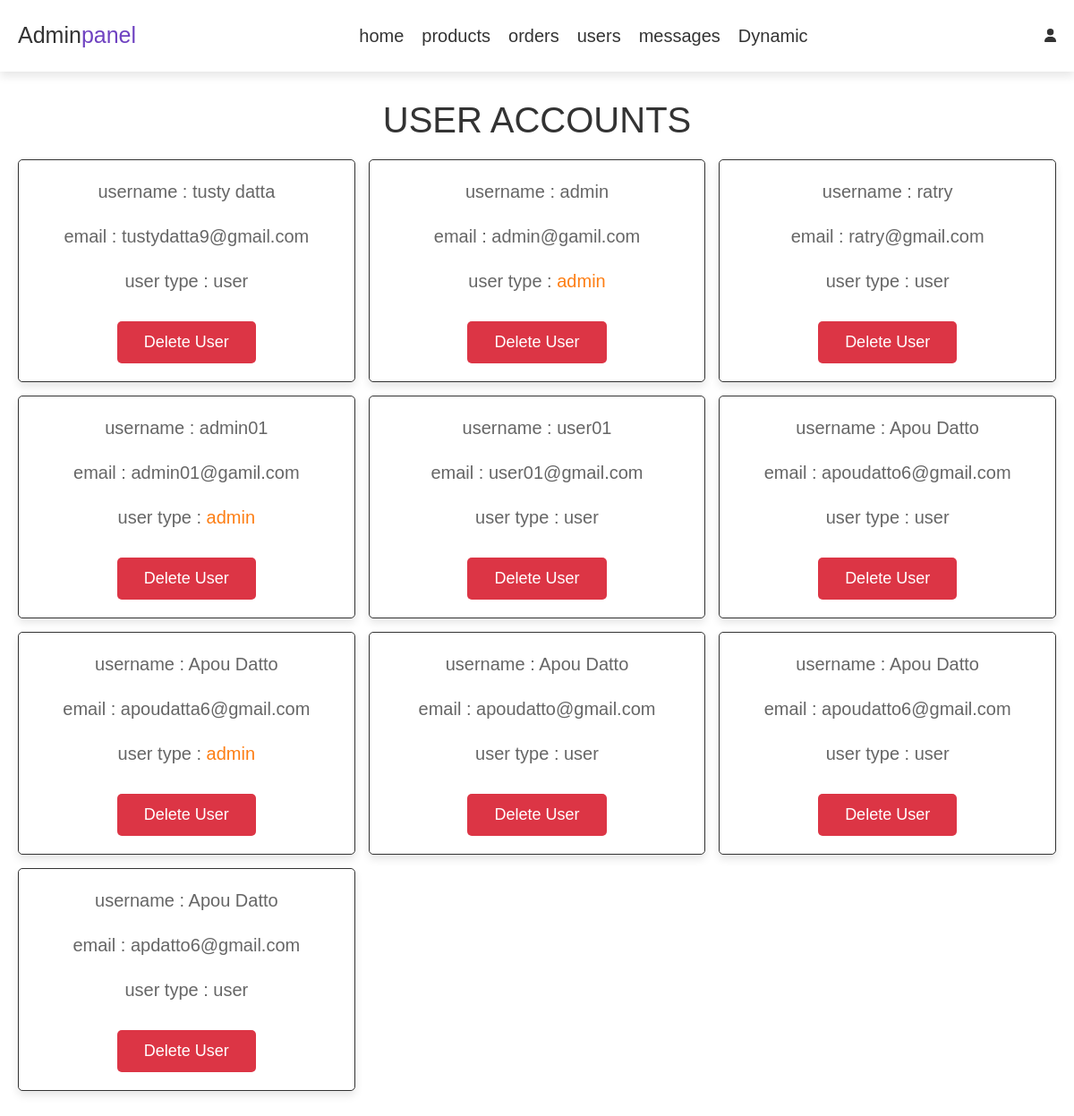
The page /admin_users.php (signed in) on the database its author committed.
### tables this page shows
CREATE TABLE `users` (
  `id` int(100) NOT NULL,
  `name` varchar(100) NOT NULL,
  `email` varchar(100) NOT NULL,
  `password` varchar(100) NOT NULL,
  `user_type` varchar(20) NOT NULL DEFAULT 'user'
);

### admin_users.php (the view, shortened to what this page needs)
 <?php include 'admin_header.php';?>
 <section class="users">
     <h1 class="title">user accounts</h1>
     <div class="box-container">
         <?php
             $select_users = mysqli_query($conn, "SELECT * FROM `users`") or die('query failed');
             while($fetch_users = mysqli_fetch_assoc($select_users)){
         ?>
         <div class="box">
             <p>username : <span><?php echo $fetch_users['name']; ?></span></p>
             <p>email : <span><?php echo $fetch_users['email']; ?></span></p>
             <p>user type : <span style="color:<?php if($fetch_users['user_type'] == 'admin'){ echo 'var(--orange)'; } ?>"><?php echo $fetch_users['user_type']; ?></span></p>
             <a href="admin_users.php?delete=<?php echo $fetch_users['id'];?>" onclick="return confirm('delete this user?');" class="delete-btn">delete user</a>
         </div>
         <?php
             };
         ?>
     </div>
 </section>
<?php include 'admin_footer.php';?>

### css/admin_style.css (style rules this page uses)
:root { --purple: #8e44ad; --red: #c0392b; --orange: #f39c12; --black:#333; --white:#fff; --light-color: #666; --light-white: #ccc; --light-bg: #f5f5f5; --border: .1rem solid var(--black); --box-shadow: 0 .5rem 1rem rgba(0,0,0,.1); }
* { font-family: 'Rubik', sans-serif; margin: 0; padding: 0; box-sizing: border-box; outline: none; border: none; text-decoration: none; transition: all .2s linear; }
body { background-color: var(--light-bg); }
.title { text-align: center; margin-bottom: 2rem; text-transform: uppercase; color: var(--black); font-size: 4rem; }
html { font-size: 62.5%; overflow-x: hidden; }
section { padding: 3rem 2rem; }
.btn, .option-btn, .delete-btn, .white-btn { display: inline-block; margin-top: 1rem; padding: 1rem 3rem; cursor: pointer; color: var(--white); font-size: 1.8rem; border-radius: .5rem; text-transform: capitalize; }
.delete-btn { background-color: var(--red); }
.users .box-container { display: grid; grid-template-columns: repeat(auto-fit, minmax(30rem, 1fr)); gap: 1.5rem; max-width: 1200px; margin: 0 auto; align-items: flex-start; }
.users .box-container .box { background-color: var(--white); padding: 2rem; border: var(--border); box-shadow: var(--box-shadow); border-radius: .5rem; text-align: center; }
.users .box-container .box p { padding-bottom: 1rem; font-size: 2rem; color: var(--light-color); }

### rows shown on the page
users: name "tusty datta", email "tustydatta9@gmail.com", user_type "user"
users: name "admin", email "admin@gamil.com", user_type "admin"
users: name "ratry", email "ratry@gmail.com", user_type "user"
users: name "admin01", email "admin01@gamil.com", user_type "admin"
users: name "user01", email "user01@gmail.com", user_type "user"
users: name "Apou Datto", email "apoudatto6@gmail.com", user_type "user"
users: name "Apou Datto", email "apoudatta6@gmail.com", user_type "admin"
users: name "Apou Datto", email "apoudatto@gmail.com", user_type "user"
users: name "Apou Datto", email "apoudatto6@gmail.com", user_type "user"
users: name "Apou Datto", email "apdatto6@gmail.com", user_type "user"
